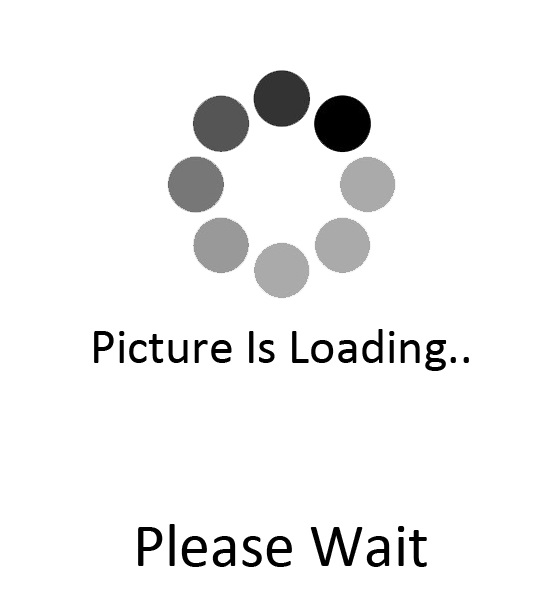
%> input picture loadingPic.jpg, 549 x 597 px
$ octave --eval "HighPassFiltering(imread('loadingPic.jpg'));"   (GNU Octave 9; MATLAB toolbox functions it lacks are replaced by stand-ins)
%> lines starting %> are read from the running program, lines starting %| are printed output that depends on the picture; in (x1, y1, x2, y2) boxes, pixels count from 0 and x2, y2 are one past the last pixel; in counts of white or black regions, pixels touching at a corner belong together; the program's own positions count from 1
function HighPassFiltering(I)
%UNTITLED Summary of this function goes here
%   Detailed explanation goes here
    Gray = rgb2gray(I);
%     Gray = im2bw(I);
    figure,
    subplot(3,2,1); imshow(I); title('Original');
    subplot(3,2,2); imshow(Gray); title('Grayscale');
    subplot(3,2,3); imshow(edge(Gray,'Roberts')); title('Roberts');
%> after `imshow(edge(Gray,'Roberts'))`:
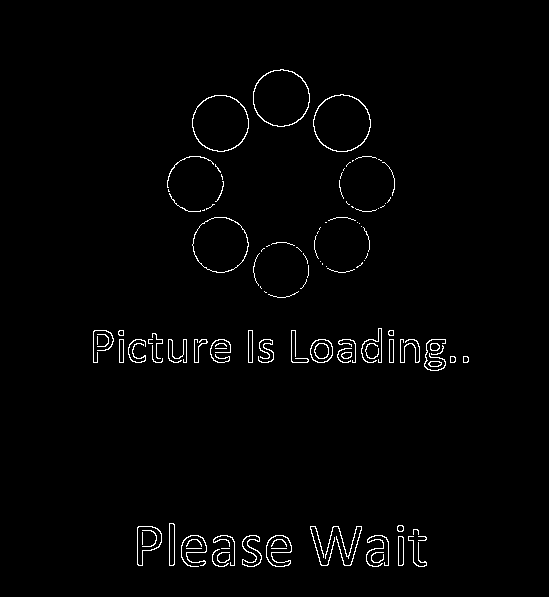
%> displayed picture: size 597x549 logical; 1.6% white in thin lines or dots, all inside (x1, y1, x2, y2) = (93, 69, 469, 567)
    subplot(3,2,4); imshow(edge(Gray,'Prewitt')); title('Prewitt');
%> after `imshow(edge(Gray,'Prewitt'))`:
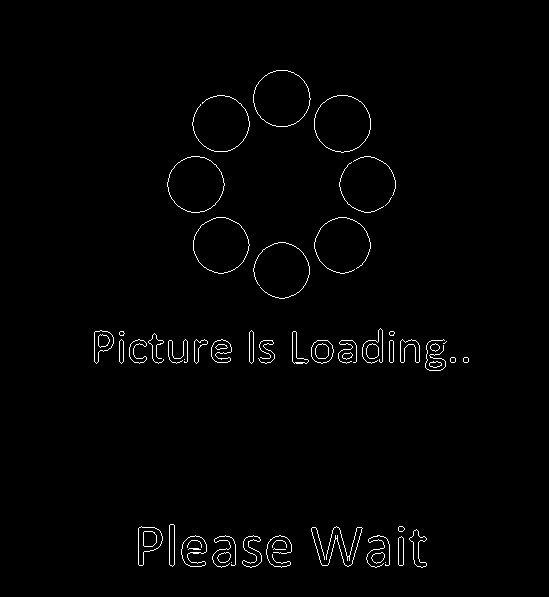
%> displayed picture: size 597x549 logical; 1.3% white in thin lines or dots, all inside (x1, y1, x2, y2) = (94, 70, 469, 568)
    subplot(3,2,5); imshow(edge(Gray,'Sobel')); title('Sobel');
    subplot(3,2,6); imshow(edge(Gray,'log')); title('Laplace');
%> after `imshow(edge(Gray,'log'))`:
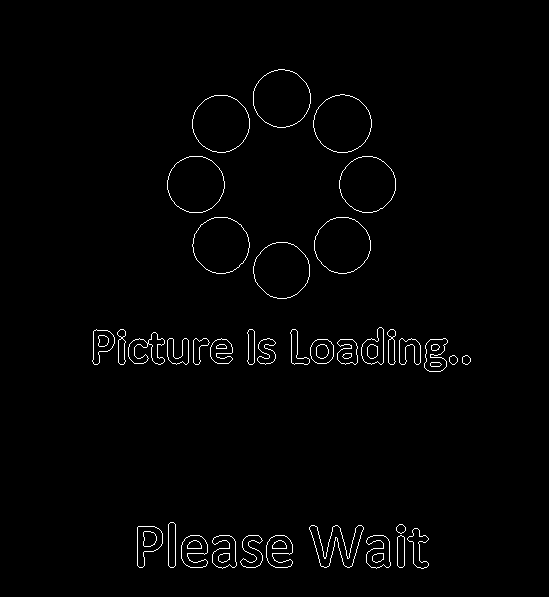
%> displayed picture: size 597x549 logical; 1.4% white in thin lines or dots, all inside (x1, y1, x2, y2) = (92, 69, 471, 569)

end
